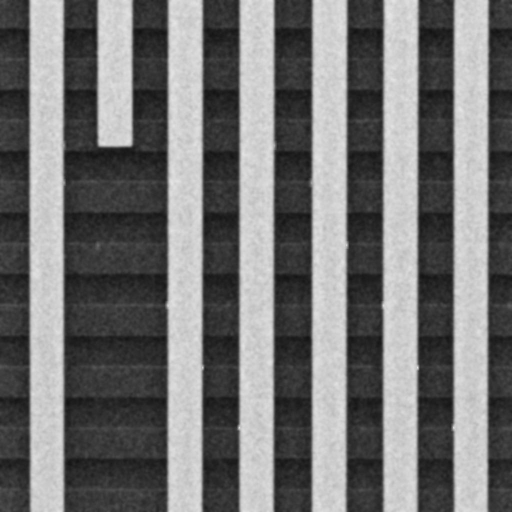
#> input picture final_blurred_defects.jpg, 1024 x 1024 px (shown at 1/2 size)
$ python sem_defect_detector_v2.py
#> lines starting #> are read from the running program, lines starting #| are printed output that depends on the picture
#!/usr/bin/env python3
"""
SEM 缺陷檢測器 v2.0
主要改進：更準確的單元格分類，避免選擇白色垂直條作為參考區域
"""

import numpy as np
from PIL import Image
import matplotlib.pyplot as plt
import matplotlib.patches as patches
from scipy import ndimage
import sys


class SEMDefectDetector:
    def __init__(self, image_path):
        """初始化檢測器"""
        self.image = Image.open(image_path).convert('L')
        self.image_np = np.array(self.image)
        self.height, self.width = self.image_np.shape

        # 儲存分析結果
        self.vertical_lines = []
        self.horizontal_lines = []
        self.grid_cells = []
        self.reference_cells = []
        self.excluded_cells = {'edge': [], 'brightness': [], 'size': [], 'white_stripe': []}

    def detect_grid_lines(self):
        """檢測網格線"""
        # 垂直線檢測
        v_projection = np.mean(self.image_np, axis=0)
        v_gradient = np.abs(np.diff(v_projection))
        v_threshold = np.percentile(v_gradient, 85)

        self.vertical_lines = []
        for i in range(1, len(v_gradient)-1):
            if v_gradient[i] > v_threshold:
                if not self.vertical_lines or i - self.vertical_lines[-1] > 20:
                    self.vertical_lines.append(i)

        # 水平線檢測
        h_projection = np.mean(self.image_np, axis=1)
        h_gradient = np.abs(np.diff(h_projection))
        h_threshold = np.percentile(h_gradient, 85)

        self.horizontal_lines = []
        for i in range(1, len(h_gradient)-1):
            if h_gradient[i] > h_threshold:
                if not self.horizontal_lines or i - self.horizontal_lines[-1] > 20:
                    self.horizontal_lines.append(i)

        return len(self.vertical_lines), len(self.horizontal_lines)

    def create_grid_cells(self):
        """根據檢測到的線條創建網格單元"""
        self.grid_cells = []

        # 添加邊界
        v_lines = [0] + sorted(self.vertical_lines) + [self.width]
        h_lines = [0] + sorted(self.horizontal_lines) + [self.height]

        # 創建所有網格單元
        for i in range(len(h_lines) - 1):
            for j in range(len(v_lines) - 1):
                cell = {
                    'row': i,
                    'col': j,
                    'x1': v_lines[j],
                    'y1': h_lines[i],
                    'x2': v_lines[j + 1],
                    'y2': h_lines[i + 1],
                    'width': v_lines[j + 1] - v_lines[j],
                    'height': h_lines[i + 1] - h_lines[i]
                }

                # 計算單元的平均亮度和標準差
                cell_region = self.image_np[cell['y1']:cell['y2'], cell['x1']:cell['x2']]
                if cell_region.size > 0:
                    cell['mean_brightness'] = np.mean(cell_region)
                    cell['std_brightness'] = np.std(cell_region)
                else:
                    cell['mean_brightness'] = 0
                    cell['std_brightness'] = 0

                # 計算到邊界的距離
                cell['distance_to_edge'] = min(
                    cell['x1'],  # 左邊界
                    cell['y1'],  # 上邊界
                    self.width - cell['x2'],  # 右邊界
                    self.height - cell['y2']  # 下邊界
                )

                self.grid_cells.append(cell)

        return len(self.grid_cells)

    def classify_cells(self):
        """分類網格單元（白色垂直條、灰色方塊、暗區）"""
        # 改進的分類策略
        brightnesses = [cell['mean_brightness'] for cell in self.grid_cells]

        # 動態計算閾值
        # 使用K-means或閾值分析來找到三個主要群組
        sorted_brightness = sorted(brightnesses)
        n = len(sorted_brightness)

        # 找到三個主要亮度群組
        # 暗區：底部25%
        # 灰區：中間50%
        # 亮區/白條：頂部25%
        dark_threshold = sorted_brightness[int(n * 0.3)]
        bright_threshold = sorted_brightness[int(n * 0.7)]

        print(f"Brightness thresholds - Dark: <{dark_threshold:.1f}, Bright: >{bright_threshold:.1f}")

        for cell in self.grid_cells:
            # 檢查是否為白色垂直條
            # 白色垂直條的特徵：非常高的亮度（>180）或高亮度+狹窄寬度
            if (cell['mean_brightness'] > 180 or
                (cell['mean_brightness'] > bright_threshold and cell['width'] < 40)):
                cell['type'] = 'white_stripe'
            elif cell['mean_brightness'] < dark_threshold:
                cell['type'] = 'dark'
            else:
                cell['type'] = 'gray'

        # 統計各類型數量
        type_counts = {'white_stripe': 0, 'gray': 0, 'dark': 0}
        for cell in self.grid_cells:
            type_counts[cell['type']] += 1

        return type_counts

    def find_target_cell(self, target_bbox):
        """找出目標框所在的網格單元"""
        x, y, w, h = target_bbox
        target_center_x = x + w // 2
        target_center_y = y + h // 2

        target_cell = None
        for cell in self.grid_cells:
            if (cell['x1'] <= target_center_x <= cell['x2'] and
                cell['y1'] <= target_center_y <= cell['y2']):
                target_cell = cell
                break

        return target_cell

    def find_reference_cells(self, target_cell, edge_margin=100,
                           brightness_tolerance=10, size_tolerance=20):
        """尋找適合的參考單元"""
        self.reference_cells = []
        self.excluded_cells = {'edge': [], 'brightness': [], 'size': [], 'white_stripe': []}

        for cell in self.grid_cells:
            if cell == target_cell:
                continue

            # 排除白色垂直條
            if cell['type'] == 'white_stripe':
                self.excluded_cells['white_stripe'].append(cell)
                continue

            # 只考慮與目標相同類型的單元（如果目標不是白色條）
            if target_cell['type'] != 'white_stripe' and cell['type'] != target_cell['type']:
                continue

            # 檢查邊界距離
            if cell['distance_to_edge'] < edge_margin:
                self.excluded_cells['edge'].append(cell)
                continue

            # 檢查亮度差異
            brightness_diff = abs(cell['mean_brightness'] - target_cell['mean_brightness'])
            if brightness_diff > brightness_tolerance:
                self.excluded_cells['brightness'].append(cell)
                continue

            # 檢查尺寸差異
            width_diff = abs(cell['width'] - target_cell['width'])
            height_diff = abs(cell['height'] - target_cell['height'])
            if width_diff > size_tolerance or height_diff > size_tolerance:
                self.excluded_cells['size'].append(cell)
                continue

            # 計算綜合相似度分數
            brightness_score = 1 - (brightness_diff / brightness_tolerance)
            size_score = 1 - (width_diff + height_diff) / (2 * size_tolerance)
            distance_score = cell['distance_to_edge'] / self.width

            cell['similarity_score'] = (brightness_score + size_score + distance_score) / 3
            self.reference_cells.append(cell)

        # 按相似度分數排序
        self.reference_cells.sort(key=lambda x: x['similarity_score'], reverse=True)

        return len(self.reference_cells)

    def analyze_defect(self, target_bbox, edge_margin=100,
                      brightness_tolerance=10, size_tolerance=20):
        """執行完整的缺陷分析"""
        # 檢測網格
        v_count, h_count = self.detect_grid_lines()
        print(f"Grid detected: {v_count} vertical lines, {h_count} horizontal lines")

        # 創建網格單元
        cell_count = self.create_grid_cells()
        print(f"Created {cell_count} grid cells")

        # 分類單元
        type_counts = self.classify_cells()
        print(f"Cell types: {type_counts}")

        # 找目標單元
        target_cell = self.find_target_cell(target_bbox)
        if not target_cell:
            raise ValueError("Target cell not found!")
        print(f"Target cell found at Row {target_cell['row']}, Col {target_cell['col']}")
        print(f"Target cell type: {target_cell['type']}")

        # 找參考單元
        ref_count = self.find_reference_cells(target_cell, edge_margin,
                                             brightness_tolerance, size_tolerance)
        print(f"Found {ref_count} reference cells")
        print(f"Excluded cells - White stripes: {len(self.excluded_cells['white_stripe'])}")

        # 計算目標框的亮度
        x, y, w, h = target_bbox
        target_region = self.image_np[y:y+h, x:x+w]
        target_brightness = np.mean(target_region)
        target_std = np.std(target_region)

        # 計算參考區域的亮度
        reference_brightnesses = []
        for ref_cell in self.reference_cells:
            # 在參考cell中央取與目標框相同大小的區域
            cell_center_x = (ref_cell['x1'] + ref_cell['x2']) // 2
            cell_center_y = (ref_cell['y1'] + ref_cell['y2']) // 2

            ref_x = max(ref_cell['x1'], min(cell_center_x - w//2, ref_cell['x2'] - w))
            ref_y = max(ref_cell['y1'], min(cell_center_y - h//2, ref_cell['y2'] - h))

            ref_region = self.image_np[ref_y:ref_y+h, ref_x:ref_x+w]
            reference_brightnesses.append(np.mean(ref_region))

        if not reference_brightnesses:
            raise ValueError("No reference regions found!")

        ref_mean = np.mean(reference_brightnesses)
        ref_std = np.std(reference_brightnesses)
        brightness_ratio = target_brightness / ref_mean

        # 判斷缺陷類型
        if brightness_ratio > 1.3:
            defect_type = "BRIGHT DEFECT"
        elif brightness_ratio < 0.7:
            defect_type = "DARK DEFECT"
        else:
            defect_type = "NORMAL"

        results = {
            'target_bbox': target_bbox,
            'target_brightness': target_brightness,
            'target_std': target_std,
            'reference_count': len(reference_brightnesses),
            'reference_mean': ref_mean,
            'reference_std': ref_std,
            'reference_range': (min(reference_brightnesses), max(reference_brightnesses)),
            'brightness_ratio': brightness_ratio,
            'defect_type': defect_type,
            'target_cell': target_cell
        }

        return results

    def visualize_results(self, target_bbox, results, save_path='defect_analysis_result.png'):
        """視覺化分析結果"""
        plt.ioff()
        fig, ax = plt.subplots(1, 1, figsize=(14, 10))

        # 顯示原圖
        ax.imshow(self.image_np, cmap='gray')
        ax.set_title('SEM Defect Detection Analysis v2.0', fontsize=16, weight='bold')

        # 繪製網格線
        for v_line in self.vertical_lines:
            ax.axvline(x=v_line, color='gray', linewidth=0.3, alpha=0.5)
        for h_line in self.horizontal_lines:
            ax.axhline(y=h_line, color='gray', linewidth=0.3, alpha=0.5)

        # 標記不同排除原因的單元
        target_cell = results['target_cell']

        for cell in self.grid_cells:
            # 跳過非灰色單元（除了白色垂直條）
            if cell['type'] not in ['gray', 'white_stripe']:
                continue

            # 判斷排除原因
            is_excluded = True
            color = None
            label = None

            if cell == target_cell:
                color = 'red'
                label = 'Target Cell'
                alpha = 0.2
            elif cell in self.reference_cells:
                color = 'green'
                label = 'Selected'
                alpha = 0.2
                is_excluded = False
            elif cell in self.excluded_cells['white_stripe']:
                color = 'purple'
                label = 'White\nStripe'
                alpha = 0.3
            elif cell['distance_to_edge'] < 100:
                color = 'yellow'
                label = f'Edge\n{cell["distance_to_edge"]}px'
                alpha = 0.3
            else:
                brightness_diff = abs(cell['mean_brightness'] - target_cell['mean_brightness'])
                if brightness_diff > 10:
                    color = 'orange'
                    label = f'Bright\n±{brightness_diff:.0f}'
                    alpha = 0.3

            if color:
                rect = patches.Rectangle((cell['x1'], cell['y1']),
                                       cell['width'], cell['height'],
                                       linewidth=1.5, edgecolor=color,
                                       facecolor=color, alpha=alpha)
                ax.add_patch(rect)

                # 對右半邊的單元添加標籤
                if cell['x1'] > self.width // 2 and is_excluded and cell != target_cell:
                    ax.text(cell['x1'] + cell['width']//2, cell['y1'] + cell['height']//2,
                           label, color='black', fontsize=7, ha='center', va='center',
                           bbox=dict(boxstyle="round,pad=0.3", facecolor="white", alpha=0.7))

        # 標記目標框
        x, y, w, h = target_bbox
        target_rect = patches.Rectangle((x, y), w, h, linewidth=3,
                                      edgecolor='red', facecolor='none')
        ax.add_patch(target_rect)
        ax.text(x-5, y-5, 'Target Defect', color='red', fontsize=10,
               weight='bold', ha='right', va='bottom')

        # 標記參考區域（只標記前10個）
        for i, ref_cell in enumerate(self.reference_cells[:10]):
            cell_center_x = (ref_cell['x1'] + ref_cell['x2']) // 2
            cell_center_y = (ref_cell['y1'] + ref_cell['y2']) // 2

            ref_x = max(ref_cell['x1'], min(cell_center_x - w//2, ref_cell['x2'] - w))
            ref_y = max(ref_cell['y1'], min(cell_center_y - h//2, ref_cell['y2'] - h))

            ref_rect = patches.Rectangle((ref_x, ref_y), w, h, linewidth=1.5,
                                       edgecolor='green', facecolor='none', linestyle='--')
            ax.add_patch(ref_rect)

            # 標記 REF
            ax.text(ref_x + w//2, ref_y + h//2, 'REF', color='green',
                   fontsize=8, ha='center', va='center', weight='bold')

        # 添加分析結果文字框
        results_text = f"=== ANALYSIS RESULTS ===\n"
        results_text += f"\nTarget Bbox: {results['target_bbox']}"
        results_text += f"\nPosition: ({target_cell['row']}, {target_cell['col']})"
        results_text += f"\nCell Type: {target_cell['type']}"
        results_text += f"\nBrightness: {results['target_brightness']:.2f}"
        results_text += f"\n\nReference Analysis:"
        results_text += f"\n  Count: {results['reference_count']}"
        results_text += f"\n  Mean Brightness: {results['reference_mean']:.2f}"
        results_text += f"\n  Brightness Range: {results['reference_range'][0]:.1f} - {results['reference_range'][1]:.1f}"
        results_text += f"\n\nBrightness Ratio: {results['brightness_ratio']:.3f}×"
        results_text += f"\n\n>>> {results['defect_type']} <<<"

        props = dict(boxstyle='round', facecolor='wheat', alpha=0.9)
        ax.text(0.98, 0.5, results_text, transform=ax.transAxes, fontsize=10,
               verticalalignment='center', ha='right', bbox=props, family='monospace')

        # 添加圖例
        legend_elements = [
            patches.Patch(color='red', alpha=0.5, label='Target Cell'),
            patches.Patch(color='green', alpha=0.5, label='Selected Reference'),
            patches.Patch(color='purple', alpha=0.5, label='White Stripe (Excluded)'),
            patches.Patch(color='yellow', alpha=0.5, label='Too close to edge'),
            patches.Patch(color='orange', alpha=0.5, label='Brightness mismatch'),
        ]
        ax.legend(handles=legend_elements, loc='lower right', fontsize=9)

        ax.set_xlim(0, self.width)
        ax.set_ylim(self.height, 0)
        ax.axis('off')

        plt.tight_layout()
        plt.savefig(save_path, dpi=150, bbox_inches='tight')
        plt.close()

        print(f"\nVisualization saved as '{save_path}'")

    def _format_results(self, results):
        """格式化結果輸出"""
        output = []
        output.append("=== DEFECT ANALYSIS RESULTS ===")
        output.append(f"Target brightness: {results['target_brightness']:.2f}")
        output.append(f"Reference mean: {results['reference_mean']:.2f}")
        output.append(f"Reference count: {results['reference_count']}")
        output.append(f"Brightness ratio: {results['brightness_ratio']:.3f}×")
        output.append(f"Detection result: {results['defect_type']}")
        return '\n'.join(output)


def main():
    """主程式 - 測試缺陷檢測"""
    if len(sys.argv) < 2:
        # 使用預設參數
        image_path = 'final_blurred_defects.jpg'
        target_bbox = (1006, 482, 11, 17)  # defect_6 的位置
    else:
        image_path = sys.argv[1]
        if len(sys.argv) >= 6:
            target_bbox = tuple(map(int, sys.argv[2:6]))
        else:
            print("Usage: python sem_defect_detector_v2.py <image_path> [x y w h]")
            sys.exit(1)

    print(f"Loading image: {image_path}")
    print(f"Target bbox: {target_bbox}")

    try:
        # 初始化檢測器
        detector = SEMDefectDetector(image_path)
#> in __init__, self.image is the input picture: PIL image 1024x1024 L; min 17, max 246, mean 114.7

        # 執行分析
        results = detector.analyze_defect(target_bbox,
                                        edge_margin=100,
                                        brightness_tolerance=10,
                                        size_tolerance=20)
#> in detect_grid_lines, `v_projection = np.mean(self.image_np, axis=0)`: v_projection = 1024 values, max 213.8 at index 344, min 39.77 at index 555, mean 114.7
#> in detect_grid_lines, `v_gradient = np.abs(np.diff(v_projection))`: v_gradient = 1023 values, max 28.14 at index 623, min 0 at index 179, mean 2.32
#> in detect_grid_lines, `v_threshold = np.percentile(v_gradient, 85)`: v_threshold = 2.74
#> after the loop in detect_grid_lines, `for i in range(1, len(v_gradient)-1):`: self.vertical_lines = [54, 121, 191, 261, 330, 399, 473, 541, 618, 687, 761, 829, 901, 970]
#> in detect_grid_lines, `h_projection = np.mean(self.image_np, axis=1)`: h_projection = 1024 values, max 130.1 at index 119, min 100.7 at index 430, mean 114.7
#> in detect_grid_lines, `h_gradient = np.abs(np.diff(h_projection))`: h_gradient = 1023 values, max 3.25 at index 671, min 0.000977 at index 141, mean 0.371
#> in detect_grid_lines, `h_threshold = np.percentile(h_gradient, 85)`: h_threshold = 0.649
#> after the loop in detect_grid_lines, `for i in range(1, len(h_gradient)-1):`: self.horizontal_lines = [52, 113, 175, 235, 289, 311, 356, 421, 481, 543, 604, 668, 727, 791, 815, 849, 913, 972]
#> in analyze_defect, `v_count, h_count = self.detect_grid_lines()`: v_count = 14; h_count = 18
#| Grid detected: 14 vertical lines, 18 horizontal lines
#> in create_grid_cells, `v_lines = [0] + sorted(self.vertical_lines) + [self.width]`: v_lines = [0, 54, 121, 191, 261, 330, 399, 473, 541, 618, 687, 761, 829, 901, 970, 1024]
#> in create_grid_cells, `h_lines = [0] + sorted(self.horizontal_lines) + [self.height]`: h_lines = [0, 52, 113, 175, 235, 289, 311, 356, 421, 481, 543, 604, 668, 727, 791, 815, 849, 913, 972, 1024]
#> the loop in create_grid_cells, `for i in range(len(h_lines) - 1):` made 19 passes
#> after the loop in create_grid_cells, `for i in range(len(h_lines) - 1):`:
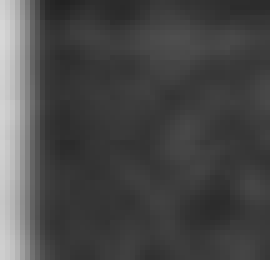
#> cell_region: shape (52, 54) (shown 5 times larger); min 34, max 215, mean 72.1
#> after the loop in create_grid_cells, `for i in range(len(h_lines) - 1):`: self.grid_cells = 285 items
#> in analyze_defect, `cell_count = self.create_grid_cells()`: cell_count = 285
#| Created 285 grid cells
#> in classify_cells, `brightnesses = [cell['mean_brightness'] for cell in self.grid_cells]`: brightnesses = 285 values, max 200.8 at index 3, min 37.47 at index 214, mean 114.1
#> in classify_cells, `sorted_brightness = sorted(brightnesses)`: sorted_brightness = 285 values from 37.47 to 200.8
#> in classify_cells, `n = len(sorted_brightness)`: n = 285
#> in classify_cells, `dark_threshold = sorted_brightness[int(n * 0.3)]`: dark_threshold = 58.41
#> in classify_cells, `bright_threshold = sorted_brightness[int(n * 0.7)]`: bright_threshold = 191.9
#| Brightness thresholds - Dark: <58.4, Bright: >191.9
#> after the loop in classify_cells, `for cell in self.grid_cells:`: type_counts = {'white_stripe': 119, 'gray': 81, 'dark': 85}
#| Cell types: {'white_stripe': 119, 'gray': 81, 'dark': 85}
#> the loop in find_target_cell, `for cell in self.grid_cells:` made 150 passes
#> in analyze_defect, `target_cell = self.find_target_cell(target_bbox)`: target_cell = 12 items
#| Target cell found at Row 9, Col 14
#| Target cell type: gray
#> the loop in find_reference_cells, `for cell in self.grid_cells:` made 285 passes
#> (brightness_diff, width_diff, brightness_score, size_score) on passes 33, 37, 41: (6.76, 16, 0.324, 0.6), (6.08, 20, 0.392, 0.5), (4.9, 20, 0.51, 0.5)
#> after the loop in find_reference_cells, `for cell in self.grid_cells:`: self.reference_cells = 28 items
#> in analyze_defect, `ref_count = self.find_reference_cells(target_cell, edge_margin, bright..`: ref_count = 28
#| Found 28 reference cells
#> in analyze_defect, `target_brightness = np.mean(target_region)`: target_brightness = 61.8
#> in analyze_defect, `target_std = np.std(target_region)`: target_std = 4.44
#> the loop in analyze_defect, `for ref_cell in self.reference_cells:` made 28 passes
#> (cell_center_x, cell_center_y, ref_x, ref_y) on passes 1 to 12: (156, 512, 151, 504), (156, 759, 151, 751), (156, 388, 151, 380), (156, 636, 151, 628), (156, 881, 151, 873), (865, 144, 860, 136), (724, 512, 719, 504), (436, 512, 431, 504), (865, 388, 860, 380), (724, 144, 719, 136), (865, 262, 860, 254), (724, 388, 719, 380)
#> after the loop in analyze_defect, `for ref_cell in self.reference_cells:`: reference_brightnesses = 28 values, max 58.91 at index 9, min 48.03 at index 21, mean 53.9
#> in analyze_defect, `ref_mean = np.mean(reference_brightnesses)`: ref_mean = 53.9
#> in analyze_defect, `ref_std = np.std(reference_brightnesses)`: ref_std = 2.51
#> in analyze_defect, `brightness_ratio = target_brightness / ref_mean`: brightness_ratio = 1.15
#> results = 10 items

        # 打印結果
        print("\n" + detector._format_results(results))
#| === DEFECT ANALYSIS RESULTS ===
#| Target brightness: 61.80
#| Reference mean: 53.90
#| Reference count: 28
#| Brightness ratio: 1.147×
#| Detection result: NORMAL

        # 生成視覺化
        detector.visualize_results(target_bbox, results,
                                 save_path='sem_defect_analysis_v2.png')
#> the loop in visualize_results, `for v_line in self.vertical_lines:` made 14 passes
#> v_line on passes 1 to 12: 54, 121, 191, 261, 330, 399, 473, 541, 618, 687, 761, 829
#> the loop in visualize_results, `for h_line in self.horizontal_lines:` made 18 passes
#> h_line on passes 1 to 12: 52, 113, 175, 235, 289, 311, 356, 421, 481, 543, 604, 668
#> in visualize_results, `target_cell = results['target_cell']`: target_cell = 12 items
#> the loop in visualize_results, `for cell in self.grid_cells:` made 285 passes
#> (is_excluded, brightness_diff, color, alpha) on passes 35, 84, 86, 88, 109: (True, 12.27, 'orange', 0.3), (True, 12.19, 'orange', 0.3), (True, 11.78, 'orange', 0.3), (True, 11.42, 'orange', 0.3), (True, 11.1, 'orange', 0.3)
#> (is_excluded, color, alpha) on passes 2, 3, 4, 6, 7, 8: (True, 'purple', 0.3), (True, 'yellow', 0.3), (True, 'purple', 0.3), (True, 'purple', 0.3), (True, 'yellow', 0.3), (True, 'purple', 0.3)
#> the loop in visualize_results, `for i, ref_cell in enumerate(self.reference_cells[:10]):` made 10 passes
#> in visualize_results, `plt.savefig(save_path, dpi=150, bbox_inches='tight')`:
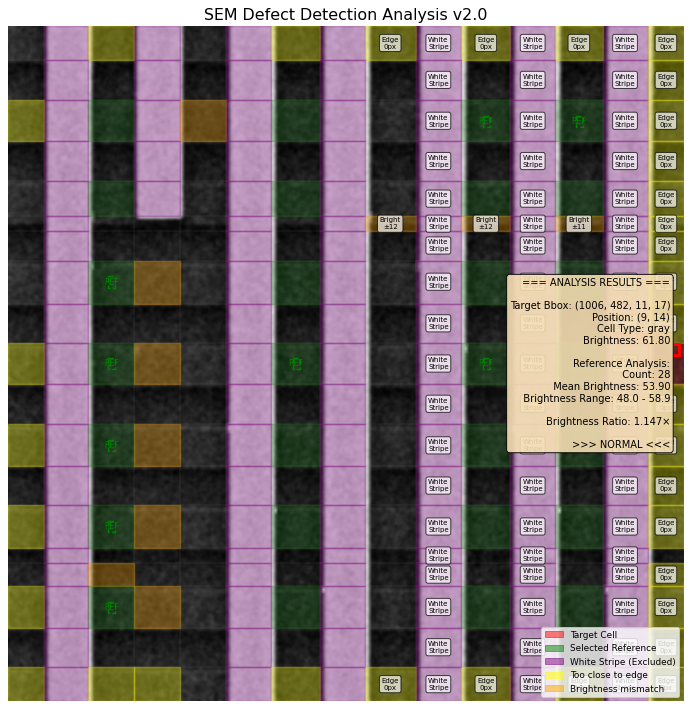
#> figure drawn by matplotlib, 1 panel

    except Exception as e:
        print(f"Error: {e}")
        import traceback
        traceback.print_exc()
        sys.exit(1)


if __name__ == "__main__":
    main()
